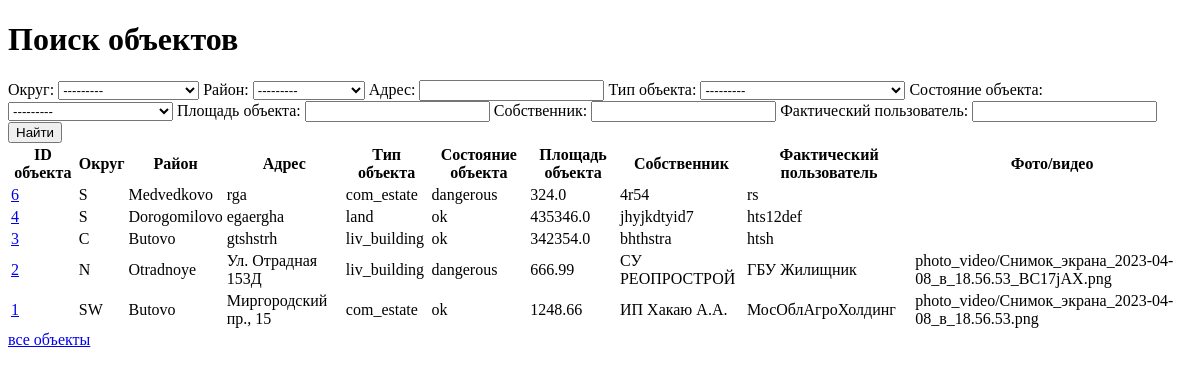
Page /estate_objects/search/ on the earlier database version.
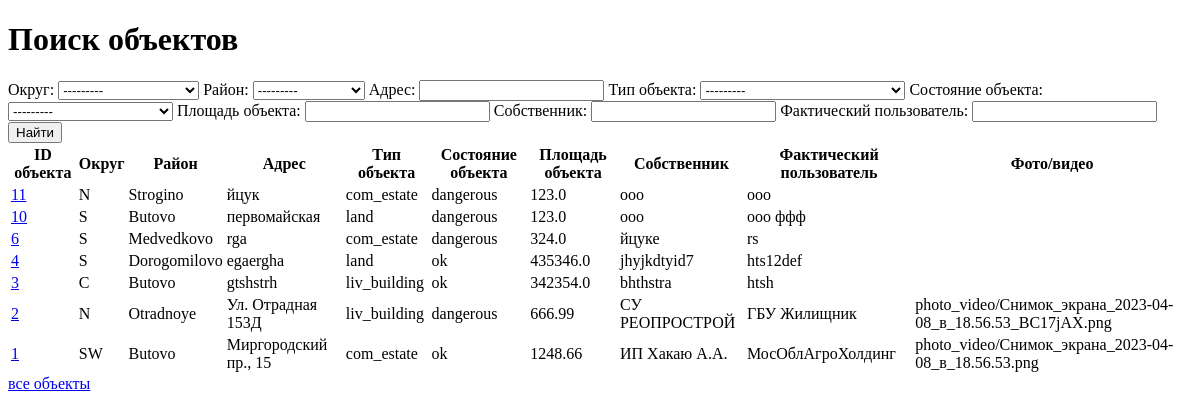
Same page on the later database version.
### estate_objects/models.py (models this page shows, shortened)
class EstateObject(models.Model):
    division = models.CharField(max_length=2, choices=DIVISIONS, verbose_name='Округ')
    district = models.CharField(max_length=32, choices=DISTRICTS, verbose_name='Район')
    address = models.CharField(max_length=256, verbose_name='Адрес')
    obj_type = models.CharField(max_length=16, choices=OBJ_TYPES, verbose_name='Тип объекта')
    condition = models.CharField(max_length=32, choices=CONDITIONS, verbose_name='Состояние объекта')
    area = models.FloatField(validators=[MinValueValidator(0)], verbose_name='Площадь объекта')
    owner = models.CharField(max_length=256, verbose_name='Собственник')
    current_holder = models.CharField(max_length=256, verbose_name='Фактический пользователь')
    media_files = models.FileField(upload_to='photo_video/', verbose_name='Фото/видео')
    def get_absolute_url(self):
        return reverse('object_details', kwargs={'pk': self.pk})

### estate_objects/views.py (the view)
# urls.py: path('search/', ObjectSearch.as_view(), name='search'),
class ObjectSearch(ListView):
    model = EstateObject
    template_name = 'object_search.html'
    context_object_name = 'objects'
    ordering = ['-pk']
    def get_context_data(self, **kwargs):
        context = super().get_context_data(**kwargs)
        context['filter'] = ObjectFilter(self.request.GET, queryset=self.get_queryset())
        return context

### templates/object_search.html (shortened to what this page needs)
<!DOCTYPE html>
<html lang="en">
<head>
</head>
<body>
    <h1>Поиск объектов</h1>
    <form method='GET'>
        {{ filter.form }}
        <input type='submit' value='Найти'>
    </form>
    <table>
        <thead>
            <th>ID объекта</th>
            <th>Округ</th>
            <th>Район</th>
            <th>Адрес</th>
            <th>Тип объекта</th>
            <th>Состояние объекта</th>
            <th>Площадь объекта</th>
            <th>Собственник</th>
            <th>Фактический пользователь</th>
            <th>Фото/видео</th>
        </thead>
        {% for obj in filter.qs %}
        <tr>
            <td><a href="{{ obj.get_absolute_url }}">{{ obj.pk }}</a></td>
            <td>{{ obj.division }}</td>
            <td>{{ obj.district }}</td>
            <td>{{ obj.address }}</td>
            <td>{{ obj.obj_type }}</td>
            <td>{{ obj.condition }}</td>
            <td>{{ obj.area }}</td>
            <td>{{ obj.owner }}</td>
            <td>{{ obj.current_holder }}</td>
            <td>{{ obj.media_files }}</td>
        </tr>
        {% endfor %}
    </table>
    <a class="nav-link" href="{% url 'objects_list' %}">все объекты</a>
</body>
</html>

Differences in the rows shown:
added EstateObject: pk "11", division "N", district "Strogino", address "йцук", obj_type "com_estate", condition "dangerous", area "123.0", owner "ооо", current_holder "ооо"
added EstateObject: pk "10", division "S", district "Butovo", address "первомайская", obj_type "land", condition "dangerous", area "123.0", owner "ооо", current_holder "ооо ффф"
changed EstateObject "Medvedkovo": owner "4r54" → "йцуке"
